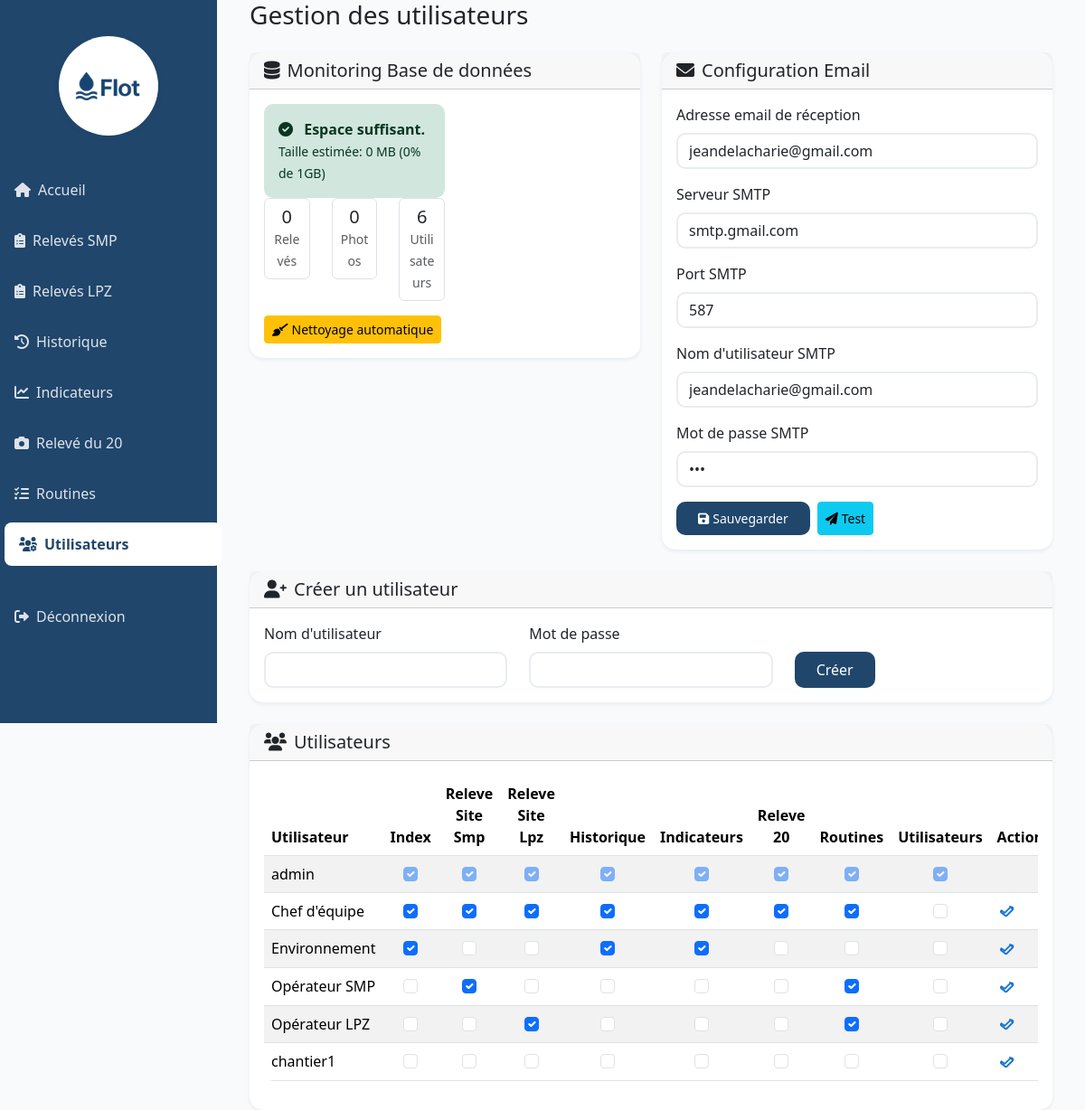
Screenshot of /utilisateurs (signed in) with the database file from the repository.
### app.py (models this page shows)
class User(UserMixin, db.Model):
    id = db.Column(db.Integer, primary_key=True)
    username = db.Column(db.String(80), unique=True, nullable=False)
    password_hash = db.Column(db.String(120), nullable=False)
    role = db.Column(db.String(20), default='operateur')  # operateur, chef_equipe, admin
    page_accesses = relationship('UserPageAccess', back_populates='user', cascade='all, delete-orphan')

class UserPageAccess(db.Model):
    id = db.Column(db.Integer, primary_key=True)
    user_id = db.Column(db.Integer, db.ForeignKey('user.id'), nullable=False)
    page_name = db.Column(db.String(50), nullable=False)
    can_access = db.Column(db.Boolean, default=False)
    user = relationship('User', back_populates='page_accesses')

### app.py (the view)
@app.route('/utilisateurs')
@require_page_access('utilisateurs')
def utilisateurs():
    users = User.query.all()
    page_names = PAGE_NAMES
    return render_template('utilisateurs.html', users=users, page_names=page_names)

### app.py (called while the page is built)
@login_manager.user_loader
def load_user(user_id):
    return db.session.get(User, int(user_id))

def require_page_access(page_name):
    def decorator(f):
        @wraps(f)
        @login_required
        def decorated_function(*args, **kwargs):
            if current_user.role == 'admin':
                return f(*args, **kwargs)
            access = next((a for a in current_user.page_accesses if a.page_name == page_name), None)
            if access and access.can_access:
                return f(*args, **kwargs)
            abort(403)
        return decorated_function
    return decorator

### templates/utilisateurs.html (shortened to what this page needs)
{% extends "base.html" %}
{% block content %}
<div class="container-fluid">
    <h1 class="h3 mb-4">Gestion des utilisateurs</h1>
    {% if current_user.role == 'admin' %}
    <div class="row mb-4">
        <div class="col-md-6">
            <div class="card">
                <div class="card-header">
                    <h5 class="mb-0"><i class="fas fa-database me-2"></i>Monitoring Base de données</h5>
                </div>
                <div class="card-body">
                    <div id="db-status">
                    </div>
                    <div class="mt-3">
                        <button id="cleanup-btn" class="btn btn-warning btn-sm" onclick="cleanupDatabase()">
                            <i class="fas fa-broom me-1"></i>Nettoyage automatique
                        </button>
                    </div>
                </div>
            </div>
        </div>
        <div class="col-md-6">
            <div class="card">
                <div class="card-header">
                    <h5 class="mb-0"><i class="fas fa-envelope me-2"></i>Configuration Email</h5>
                </div>
                <div class="card-body">
                    <form id="email-config-form">
                        <div class="mb-3">
                            <label class="form-label">Adresse email de réception</label>
                            <input type="email" class="form-control" name="email_address" required>
                        </div>
                        <div class="mb-3">
                            <label class="form-label">Serveur SMTP</label>
                            <input type="text" class="form-control" name="smtp_server" value="smtp.gmail.com">
                        </div>
                        <div class="mb-3">
                            <label class="form-label">Port SMTP</label>
                            <input type="number" class="form-control" name="smtp_port" value="587">
                        </div>
                        <div class="mb-3">
                            <label class="form-label">Nom d'utilisateur SMTP</label>
                            <input type="text" class="form-control" name="smtp_username">
                        </div>
                        <div class="mb-3">
                            <label class="form-label">Mot de passe SMTP</label>
                            <input type="password" class="form-control" name="smtp_password">
                        </div>
                        <div class="d-flex gap-2">
                            <button type="submit" class="btn btn-primary btn-sm">
                                <i class="fas fa-save me-1"></i>Sauvegarder
                            </button>
                            <button type="button" class="btn btn-info btn-sm" onclick="testEmail()">
                                <i class="fas fa-paper-plane me-1"></i>Test
                            </button>
                        </div>
                    </form>
                </div>
            </div>
        </div>
    </div>
    {% endif %}
    <div class="card mb-4">
        <div class="card-header">
            <h5 class="mb-0"><i class="fas fa-user-plus me-2"></i>Créer un utilisateur</h5>
        </div>
        <div class="card-body">
            <form id="create-user-form">
                <div class="row">
                    <div class="col-md-4">
                        <label class="form-label">Nom d'utilisateur</label>
                        <input type="text" class="form-control" name="username" required>
                    </div>
                    <div class="col-md-4">
                        <label class="form-label">Mot de passe</label>
                        <input type="password" class="form-control" name="password" required>
                    </div>
                    <div class="col-md-4">
                        <label class="form-label">&nbsp;</label>
                        <button type="submit" class="btn btn-primary d-block">Créer</button>
                    </div>
                </div>
            </form>
        </div>
    </div>
    <div class="card">
        <div class="card-header">
            <h5 class="mb-0"><i class="fas fa-users me-2"></i>Utilisateurs</h5>
        </div>
        <div class="card-body">
            <div class="table-responsive">
                <table class="table table-striped">
                    <thead>
                        <tr>
                            <th>Utilisateur</th>
                            {% for page in page_names %}
                            <th class="text-center">{{ page.replace('_', ' ').title() }}</th>
                            {% endfor %}
                            <th>Actions</th>
                        </tr>
                    </thead>
                    <tbody>
                        {% for user in users %}
                        <tr data-user-id="{{ user.id }}">
                            <td>{{ user.username }}</td>
                            {% for page in page_names %}
                                {% set access = (user.page_accesses | selectattr('page_name', 'equalto', page) | list | first) %}
                                <td class="text-center">
                                    <input type="checkbox" class="form-check-input page-access-checkbox" data-page="{{ page }}"
                                        {% if user.role == 'admin' or (access and access.can_access) %}checked{% endif %}
                                        {% if user.role == 'admin' %}disabled{% endif %}>
                                </td>
                            {% endfor %}
                            <td>
                                {% if user.role != 'admin' %}
                                <span class="edit-user-btn" title="Modifier" style="cursor:pointer; margin-right: 4px;">
                                    <svg xmlns="http://www.w3.org/2000/svg" width="22" height="22" fill="none" viewBox="0 0 24 24" stroke="#1976d2">
                                        <path stroke-linecap="round" stroke-linejoin="round" stroke-width="2" d="M15.232 5.232l3.536 3.536M9 13l6.586-6.586a2 2 0 112.828 2.828L11.828 15.828a2 2 0 01-2.828 0L5 12.828a2 2 0 010-2.828L9 13z"/>
                                    </svg>
                                </span>
                                {% endif %}
                            </td>
                        </tr>
                        {% endfor %}
                    </tbody>
                </table>
            </div>
        </div>
    </div>
</div>
{% endblock %}

### templates/base.html (style rules this page uses)
:root { --flot-blue-dark: #20466B; --flot-blue: #2B5C88; --flot-bg: #f8fafc; --flot-white: #fff; }
body { background: var(--flot-bg); }
.card { border: none; border-radius: 15px; box-shadow: 0 0.125rem 0.25rem rgba(32,70,107,0.08); transition: transform 0.2s ease; }
.btn-primary { background: var(--flot-blue-dark); border: none; border-radius: 10px; padding: 0.5rem 1.5rem; }
.form-control { border-radius: 10px; border: 2px solid #e9ecef; }
.table { border-radius: 10px; overflow: hidden; }

### rows the page displays
User: username "admin", role "☑" "☑" "☑" "☑" "☑" "☑" "☑" "☑"
User: username "Chef d'équipe", role "☑" "☑" "☑" "☑" "☑" "☑" "☑"
User: username "Environnement", role "☑" "☑" "☑"
User: username "Opérateur SMP", role "☑" "☑"
User: username "Opérateur LPZ", role "☑" "☑"
User: username "chantier1"

### other values shown
{{ page.replace('_', ' ').title() }} "Index" "Releve Site Smp" "Releve Site Lpz" "Historique" "Indicateurs" "Releve 20" "Routines" "Utilisateurs"
